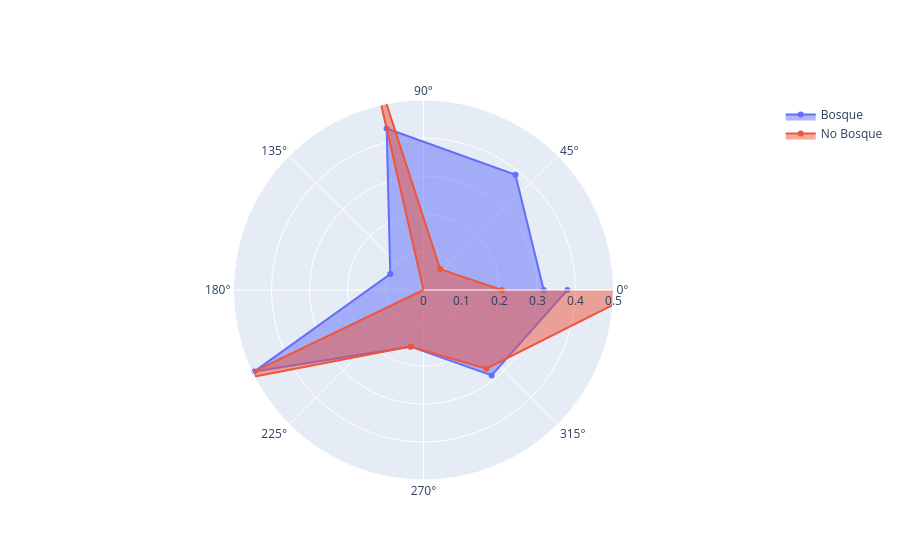

The notebook cell saved with this chart:
### Code cell
import plotly.graph_objects as go

# categories = ['processing cost','mechanical properties','chemical stability',
#               'thermal stability', 'device integration']

categories = np.linspace(0, 360, 8)

fig = go.Figure()

fig.add_trace(go.Scatterpolar(
      r=meanBosque,
      theta=categories,
      fill='toself',
      name='Bosque', 
      # fillcolor = 'green'
))
fig.add_trace(go.Scatterpolar(
      r=meanNoBosque,
      theta=categories,
      fill='toself',
      name='No Bosque', 
      # fillcolor = 'red'
))

fig.update_layout(
  polar=dict(
    radialaxis=dict(
      visible=True,
      range=[0, 0.5]
    )),
  showlegend=True
)

fig.show()

### Figure 1 — Plotly figure (JSON) as saved in the notebook; plotly's stock layout.template omitted (floating-point values rounded to 4 significant figures)
{"data": [{"fill": "toself", "name": "Bosque", "r": [0.3164, 0.388, 0.4359, 0.09707, 0.4937, 0.1529, 0.2876, 0.3787, 0.1202, 0.2559], "theta": [0.0, 51.43, 102.9, 154.3, 205.7, 257.1, 308.6, 360.0], "type": "scatterpolar"}, {"fill": "toself", "name": "No Bosque", "r": [0.206, 0.07042, 0.6539, -0.05993, 0.5456, 0.1527, 0.2648, 0.5771, -0.04016, 0.2135], "theta": [0.0, 51.43, 102.9, 154.3, 205.7, 257.1, 308.6, 360.0], "type": "scatterpolar"}], "layout": {"polar": {"radialaxis": {"range": [0, 0.5], "visible": true}}, "showlegend": true}}
